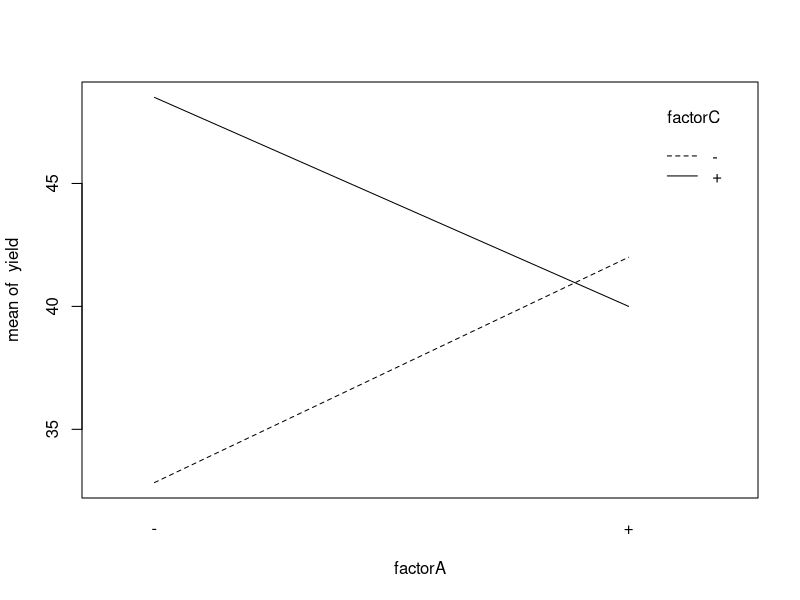
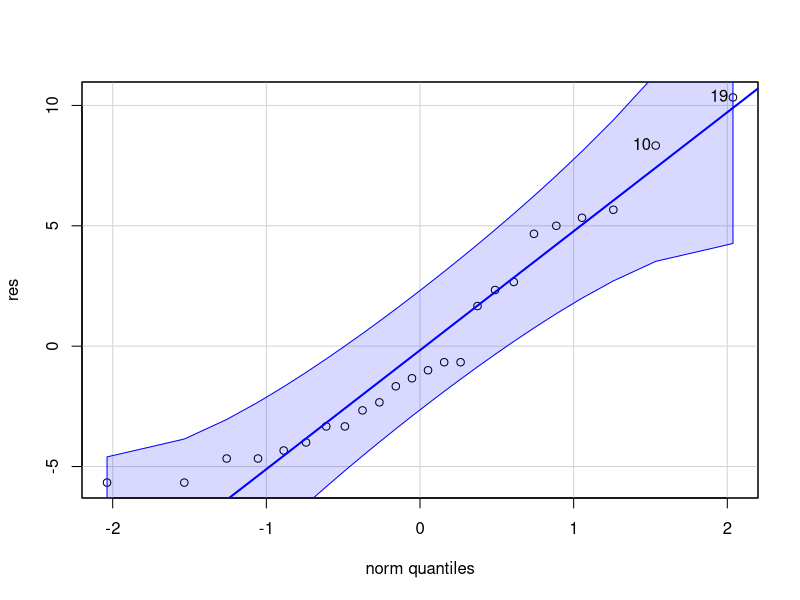
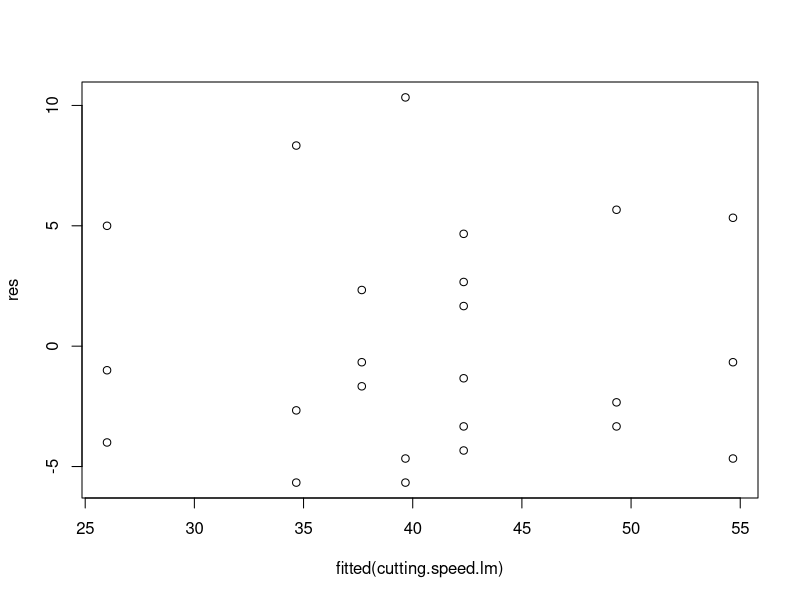

R code for these plots, in order:
## ---- chunk 1
# creating data table
factorA = rep(c("-","+","-","+","-","+","-","+"), times = 3)
factorB = rep(c("-","-","+","+","-","-","+","+"), times = 3)
factorC = rep(c("-","-","-","-","+","+","+","+"), times = 3)
Rep = rep(c("I", "II", "III"), each = 8)
yield = c(22,32,35,55,44,40,60,39,31,43,34,47,45,37,50,41,25,29,50,46,38,36,54,47)

cutting.speed.long = data.frame(factorA, factorB, factorC, Rep, yield)

# defining coded
coded=function(x) #a function to code variable x
{
  ifelse(x=="+", 1, -1)
}

# linear regression
cutting.speed.lm=lm(yield ~ coded(factorA) * coded(factorB) * coded(factorC), cutting.speed.long)
summary(cutting.speed.lm)

# interaction plot
with(cutting.speed.long, interaction.plot(factorA, factorC, yield))
## ---- chunk 2
# ANOVA test
cutting.speed.aov=aov(yield ~ factorA * factorB * factorC, cutting.speed.long)
summary(cutting.speed.aov)
mse=summary(cutting.speed.aov)[[1]][8,3]
mse
## ---- chunk 3
res=cutting.speed.long$yield-fitted(cutting.speed.lm)
library(car)
qqPlot(res)
plot(fitted(cutting.speed.lm), res) 
## ---- chunk 4
# creating data table
A <- rep(c("-","+","-","+"), times = 4)
B <- rep(c("-","-","+","+"), times = 4)
Rep <- rep(c("I","II","III","IV"), each = 4)
Vibes <- c(18.2, 27.2, 15.9, 41.0, 18.9, 24.0, 14.5, 43.9, 12.9, 22.4, 15.1, 36.3, 14.4, 22.5, 14.2, 39.9)
router.long <- data.frame(A, B, Rep, Vibes)
